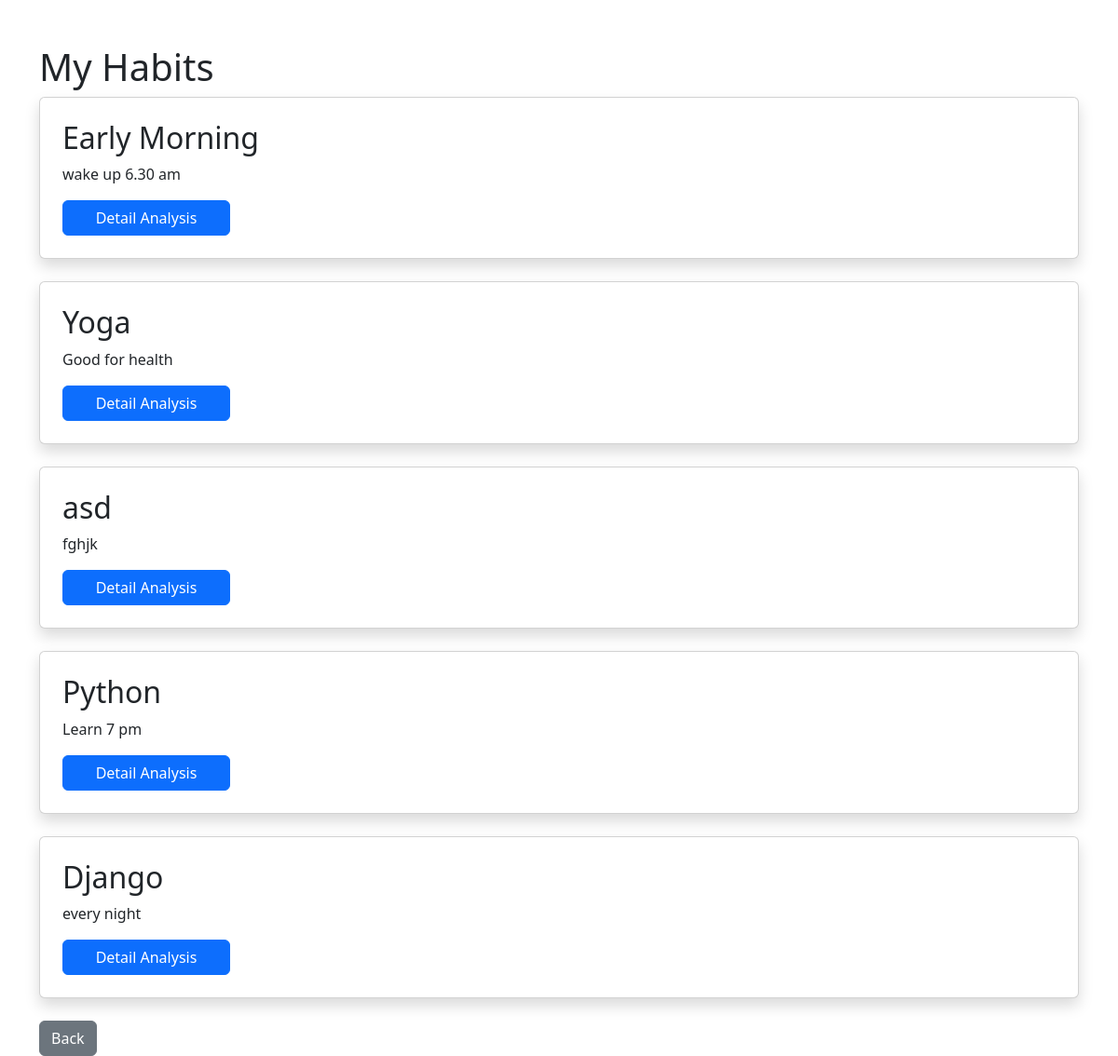
The app's page /analytics/ (signed in) with its own data.
### habits/models.py (models this page shows, shortened)
class Habit(models.Model):
    user = models.ForeignKey(
        User,
        on_delete=models.CASCADE
    )
    name = models.CharField(
        max_length=200
    )
    description = models.TextField(
        blank=True
    )
    category = models.CharField(
    max_length=50,
    default="Health"
    )
    frequency = models.CharField(
    max_length=20,
    default="Daily"
    )
    reminder_time = models.TimeField(
    null=True,
    blank=True
    )
    status = models.CharField(
        max_length=20,
        choices=[
            ('Pending', 'Pending'),
            ('Completed', 'Completed'),
        ],
        default='Pending'
    )
    start_date = models.DateField()
    end_date = models.DateField( null=True,
    blank=True)

### habits/views.py (the view)
@login_required
def analytics(request):
    habits = Habit.objects.filter(
        user=request.user
    )
    return render(
        request,
        'habits/analytics.html',
        {
            'habits': habits
        }
    )

### habits/templates/habits/analytics.html (shortened to what this page needs)
<!DOCTYPE html>
<html>
<head>
    <link href="https://cdn.jsdelivr.net/npm/bootstrap@5.3.0/dist/css/bootstrap.min.css"
          rel="stylesheet">
</head>
<body>
<div class="container mt-5">
    <h1>My Habits</h1>
    {% for habit in habits %}
    <div class="card p-4 mb-4 shadow">
        <h2>{{ habit.name }}</h2>
        <p>{{ habit.description }}</p>
        <a href="{% url 'habit_analytics' habit.id %}"
           class="btn btn-primary "
           style="width:180px;">
           Detail Analysis
        </a>
    </div>
    {% endfor %}
      <a href="{% url 'dashboard' %}"
         class="btn btn-secondary">
          Back
       </a>
</div>
</body>
</html>

### records on screen
Habit: name "Early Morning", description "wake up 6.30 am"
Habit: name "Yoga", description "Good for health"
Habit: name "asd", description "fghjk"
Habit: name "Python", description "Learn 7 pm"
Habit: name "Django", description "every night"
